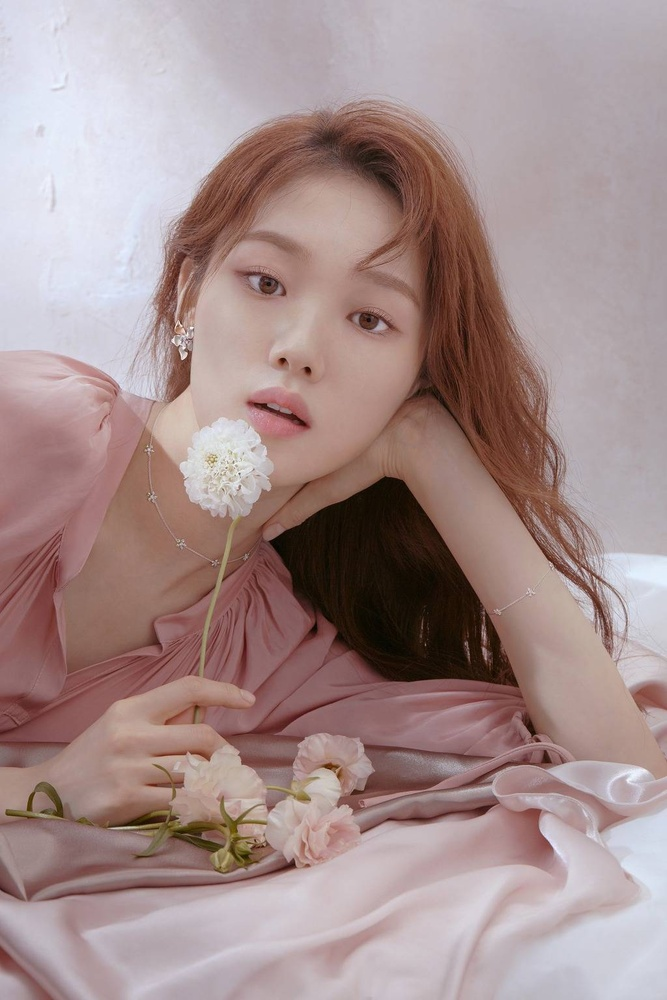
#> input picture Edge_Contour/lee-sung-kyung.jpg, 667 x 1000 px, shrunk from 1024 x 1536 before the run, found by its file name
$ python sobel.py   (older library calls are emulated)
#> lines starting #> are read from the running program, lines starting #| are printed output that depends on the picture
import cv2
from matplotlib import pyplot as plt
import numpy as np

lsy = cv2.imread("D:\Work\Image_Processing\Blog\py_code\lee-sung-kyung.jpg",0)
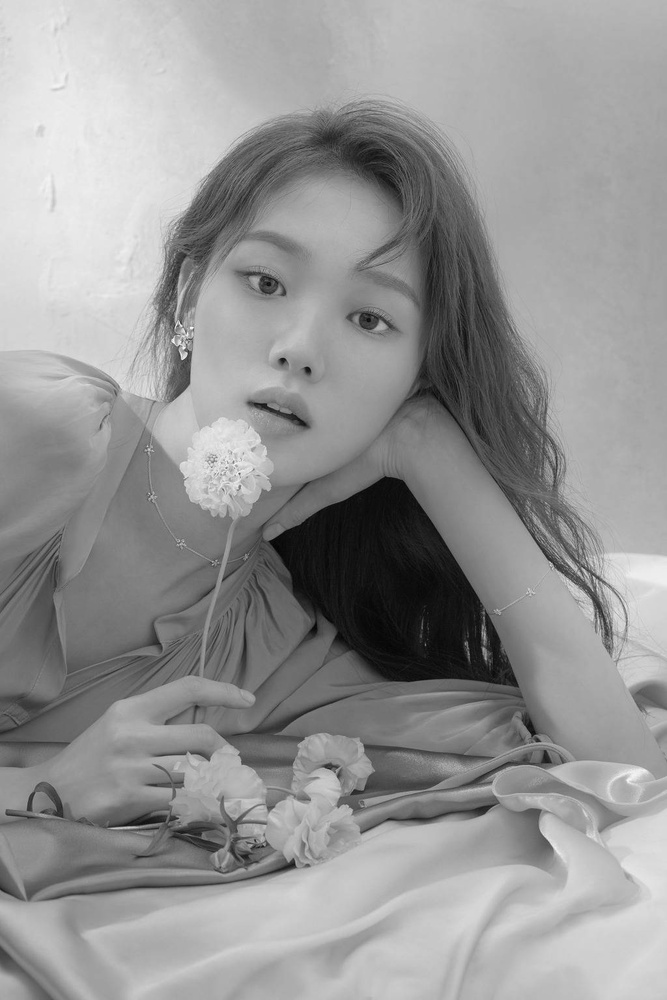
#> lsy: shape (1000, 667); min 2, max 252, mean 148.9

plt.subplot(2,2,1),plt.imshow(lsy,cmap = 'gray')
plt.title('original'), plt.xticks([]), plt.yticks([])

sobelx = cv2.Sobel(lsy,cv2.CV_64F,1,0,ksize=5)
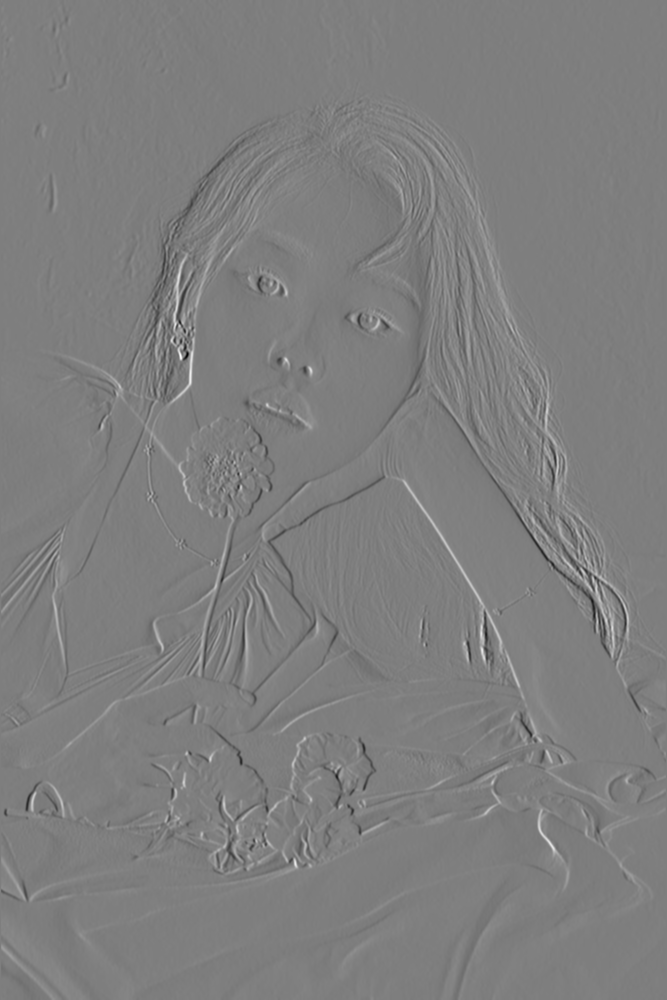
#> sobelx: shape (1000, 667) float64; min -6719, max 6798, mean 3.6; drawn with min black and max white
plt.subplot(2,2,2),plt.imshow(sobelx,cmap = 'gray')
plt.title('sobel x'), plt.xticks([]), plt.yticks([])

sobely = cv2.Sobel(lsy,cv2.CV_64F,0,1,ksize=5)
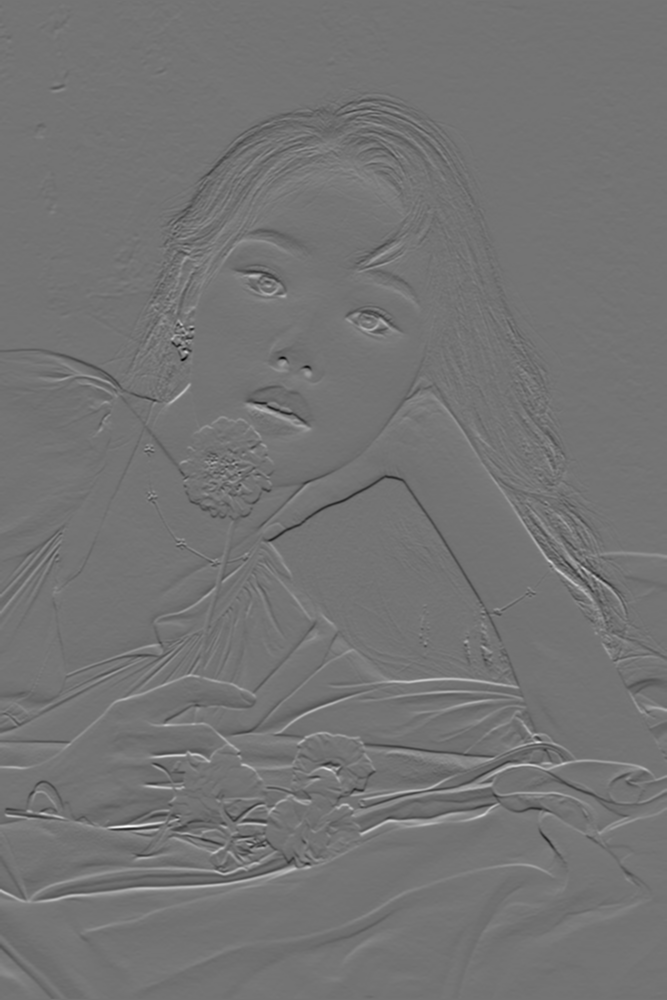
#> sobely: shape (1000, 667) float64; min -6410, max 7675, mean -1.7; drawn with min black and max white
plt.subplot(2,2,3),plt.imshow(sobely,cmap = 'gray')
plt.title('sobel y'), plt.xticks([]), plt.yticks([])

sobel = sobelx + sobely
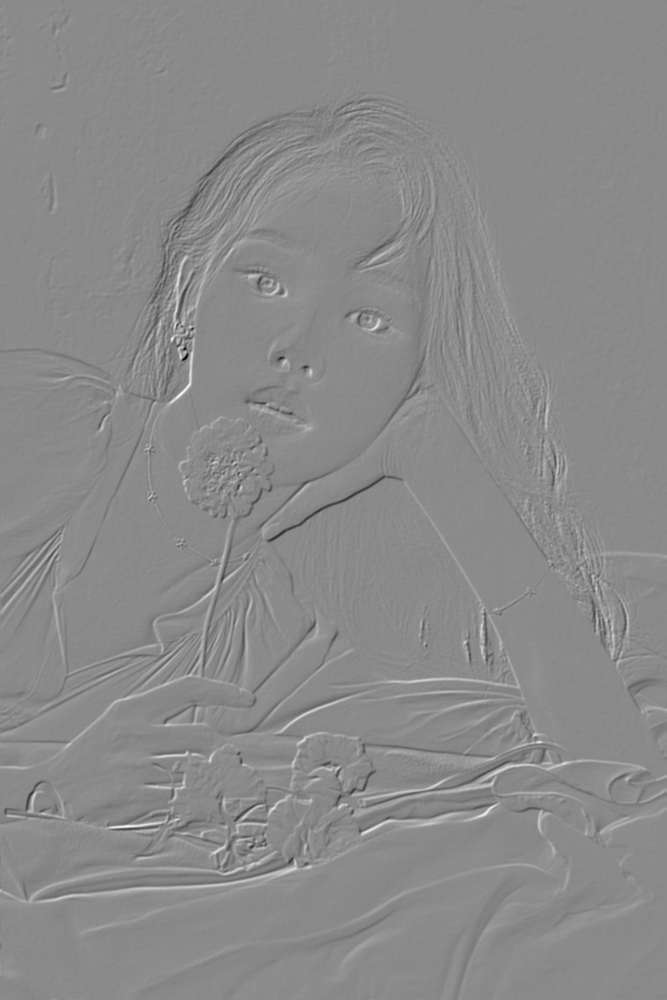
#> sobel: shape (1000, 667) float64; min -9934, max 8362, mean 1.9; drawn with min black and max white
plt.subplot(2,2,4),plt.imshow(sobel,cmap = 'gray')
plt.title('sobel'), plt.xticks([]), plt.yticks([])

plt.show()
